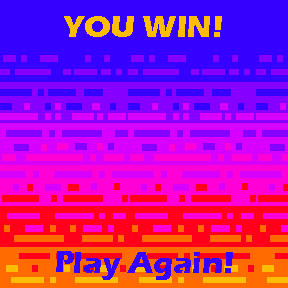

Below is a game level as drawn by its tile map, then a one-line description and the .tmx file that defines it, in full:
An orthogonal 36x36 tile map with 8x8 px tiles, 1 tile layer (background) and 1 object (back).

<map version="1.4" tiledversion="1.4.1" orientation="orthogonal" renderorder="right-down" width="36" height="36" tilewidth="8" tileheight="8" infinite="0" nextlayerid="3" nextobjectid="2">
 <editorsettings>
  <export target="../../src/src/assets/tilemaps/YouWin.json" format="json" />
 </editorsettings>
 <tileset firstgid="1" name="youwin_tset" tilewidth="8" tileheight="8" tilecount="1296" columns="36">
  <image source="../programmer_art/win_screen.png" width="288" height="288" />
 </tileset>
 <layer id="1" name="background" width="36" height="36">
  <data encoding="csv">
1,2,3,4,5,6,7,8,9,10,11,12,13,14,15,16,17,18,19,20,21,22,23,24,25,26,27,28,29,30,31,32,33,34,35,36,
37,38,39,40,41,42,43,44,45,46,47,48,49,50,51,52,53,54,55,56,57,58,59,60,61,62,63,64,65,66,67,68,69,70,71,72,
73,74,75,76,77,78,79,80,81,82,83,84,85,86,87,88,89,90,91,92,93,94,95,96,97,98,99,100,101,102,103,104,105,106,107,108,
109,110,111,112,113,114,115,116,117,118,119,120,121,122,123,124,125,126,127,128,129,130,131,132,133,134,135,136,137,138,139,140,141,142,143,144,
145,146,147,148,149,150,151,152,153,154,155,156,157,158,159,160,161,162,163,164,165,166,167,168,169,170,171,172,173,174,175,176,177,178,179,180,
181,182,183,184,185,186,187,188,189,190,191,192,193,194,195,196,197,198,199,200,201,202,203,204,205,206,207,208,209,210,211,212,213,214,215,216,
217,218,219,220,221,222,223,224,225,226,227,228,229,230,231,232,233,234,235,236,237,238,239,240,241,242,243,244,245,246,247,248,249,250,251,252,
253,254,255,256,257,258,259,260,261,262,263,264,265,266,267,268,269,270,271,272,273,274,275,276,277,278,279,280,281,282,283,284,285,286,287,288,
289,290,291,292,293,294,295,296,297,298,299,300,301,302,303,304,305,306,307,308,309,310,311,312,313,314,315,316,317,318,319,320,321,322,323,324,
325,326,327,328,329,330,331,332,333,334,335,336,337,338,339,340,341,342,343,344,345,346,347,348,349,350,351,352,353,354,355,356,357,358,359,360,
361,362,363,364,365,366,367,368,369,370,371,372,373,374,375,376,377,378,379,380,381,382,383,384,385,386,387,388,389,390,391,392,393,394,395,396,
397,398,399,400,401,402,403,404,405,406,407,408,409,410,411,412,413,414,415,416,417,418,419,420,421,422,423,424,425,426,427,428,429,430,431,432,
433,434,435,436,437,438,439,440,441,442,443,444,445,446,447,448,449,450,451,452,453,454,455,456,457,458,459,460,461,462,463,464,465,466,467,468,
469,470,471,472,473,474,475,476,477,478,479,480,481,482,483,484,485,486,487,488,489,490,491,492,493,494,495,496,497,498,499,500,501,502,503,504,
505,506,507,508,509,510,511,512,513,514,515,516,517,518,519,520,521,522,523,524,525,526,527,528,529,530,531,532,533,534,535,536,537,538,539,540,
541,542,543,544,545,546,547,548,549,550,551,552,553,554,555,556,557,558,559,560,561,562,563,564,565,566,567,568,569,570,571,572,573,574,575,576,
577,578,579,580,581,582,583,584,585,586,587,588,589,590,591,592,593,594,595,596,597,598,599,600,601,602,603,604,605,606,607,608,609,610,611,612,
613,614,615,616,617,618,619,620,621,622,623,624,625,626,627,628,629,630,631,632,633,634,635,636,637,638,639,640,641,642,643,644,645,646,647,648,
649,650,651,652,653,654,655,656,657,658,659,660,661,662,663,664,665,666,667,668,669,670,671,672,673,674,675,676,677,678,679,680,681,682,683,684,
685,686,687,688,689,690,691,692,693,694,695,696,697,698,699,700,701,702,703,704,705,706,707,708,709,710,711,712,713,714,715,716,717,718,719,720,
721,722,723,724,725,726,727,728,729,730,731,732,733,734,735,736,737,738,739,740,741,742,743,744,745,746,747,748,749,750,751,752,753,754,755,756,
757,758,759,760,761,762,763,764,765,766,767,768,769,770,771,772,773,774,775,776,777,778,779,780,781,782,783,784,785,786,787,788,789,790,791,792,
793,794,795,796,797,798,799,800,801,802,803,804,805,806,807,808,809,810,811,812,813,814,815,816,817,818,819,820,821,822,823,824,825,826,827,828,
829,830,831,832,833,834,835,836,837,838,839,840,841,842,843,844,845,846,847,848,849,850,851,852,853,854,855,856,857,858,859,860,861,862,863,864,
865,866,867,868,869,870,871,872,873,874,875,876,877,878,879,880,881,882,883,884,885,886,887,888,889,890,891,892,893,894,895,896,897,898,899,900,
901,902,903,904,905,906,907,908,909,910,911,912,913,914,915,916,917,918,919,920,921,922,923,924,925,926,927,928,929,930,931,932,933,934,935,936,
937,938,939,940,941,942,943,944,945,946,947,948,949,950,951,952,953,954,955,956,957,958,959,960,961,962,963,964,965,966,967,968,969,970,971,972,
973,974,975,976,977,978,979,980,981,982,983,984,985,986,987,988,989,990,991,992,993,994,995,996,997,998,999,1000,1001,1002,1003,1004,1005,1006,1007,1008,
1009,1010,1011,1012,1013,1014,1015,1016,1017,1018,1019,1020,1021,1022,1023,1024,1025,1026,1027,1028,1029,1030,1031,1032,1033,1034,1035,1036,1037,1038,1039,1040,1041,1042,1043,1044,
1045,1046,1047,1048,1049,1050,1051,1052,1053,1054,1055,1056,1057,1058,1059,1060,1061,1062,1063,1064,1065,1066,1067,1068,1069,1070,1071,1072,1073,1074,1075,1076,1077,1078,1079,1080,
1081,1082,1083,1084,1085,1086,1087,1088,1089,1090,1091,1092,1093,1094,1095,1096,1097,1098,1099,1100,1101,1102,1103,1104,1105,1106,1107,1108,1109,1110,1111,1112,1113,1114,1115,1116,
1117,1118,1119,1120,1121,1122,1123,1124,1125,1126,1127,1128,1129,1130,1131,1132,1133,1134,1135,1136,1137,1138,1139,1140,1141,1142,1143,1144,1145,1146,1147,1148,1149,1150,1151,1152,
1153,1154,1155,1156,1157,1158,1159,1160,1161,1162,1163,1164,1165,1166,1167,1168,1169,1170,1171,1172,1173,1174,1175,1176,1177,1178,1179,1180,1181,1182,1183,1184,1185,1186,1187,1188,
1189,1190,1191,1192,1193,1194,1195,1196,1197,1198,1199,1200,1201,1202,1203,1204,1205,1206,1207,1208,1209,1210,1211,1212,1213,1214,1215,1216,1217,1218,1219,1220,1221,1222,1223,1224,
1225,1226,1227,1228,1229,1230,1231,1232,1233,1234,1235,1236,1237,1238,1239,1240,1241,1242,1243,1244,1245,1246,1247,1248,1249,1250,1251,1252,1253,1254,1255,1256,1257,1258,1259,1260,
1261,1262,1263,1264,1265,1266,1267,1268,1269,1270,1271,1272,1273,1274,1275,1276,1277,1278,1279,1280,1281,1282,1283,1284,1285,1286,1287,1288,1289,1290,1291,1292,1293,1294,1295,1296
</data>
 </layer>
 <objectgroup id="2" name="buttons">
  <object id="1" name="back" x="38.7211" y="240.826" width="216.272" height="43.2071" />
 </objectgroup>
</map>
